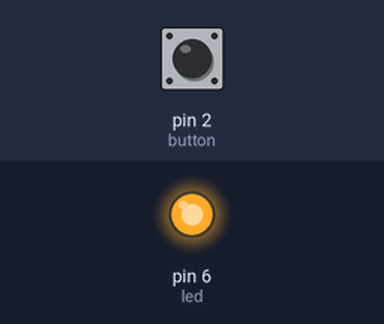
Simulated run of this sketch. Board: Arduino Uno, built with avr-gcc and run on an emulated ATmega328P. Parts: output pins drawn as LEDs (lit = HIGH). Inputs (shaded band) come from the test bench; at power-on: pin 2 (button) HIGH.

Above: at 1.2 s.
1.3 s: pin 2 (button) pulled LOW for 0.15 s
At 2.5 s:
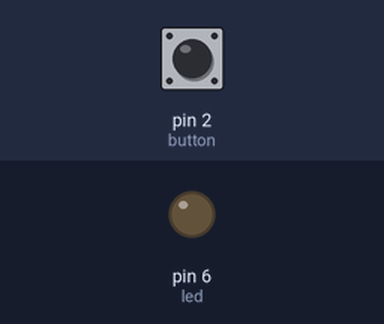
2.9 s: pin 2 (button) pulled LOW for 1 s
At 5.0 s:
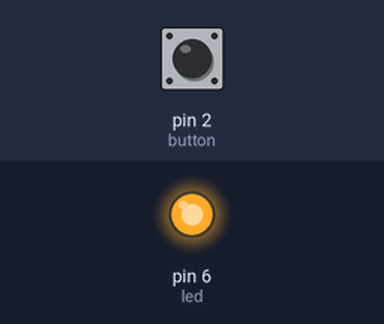
5.4 s: pin 2 (button) pulled LOW for 3.2 s
At 9.7 s:
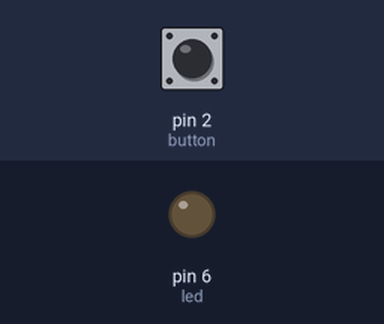
Timing chart, 0 to 11.2 s (numbered marks = the images above; inputs shaded):
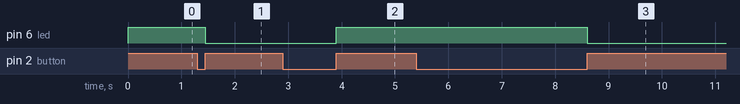

The sketch:

button.ino
```cpp
int led = 6;
int button = 2;
int ledState = 0;
int buttonState = 0;
int preButtonState = 0;

void setup() {
  pinMode(led, OUTPUT);
  pinMode(button, INPUT_PULLUP);
}

void loop() {
  buttonState = digitalRead(button);
  if(preButtonState == LOW && buttonState == HIGH){
    if(ledState == 0){
      digitalWrite(led, HIGH);
      ledState = 1;
      }
    else{
      digitalWrite(led, LOW);
      ledState = 0;
      }
    }
  preButtonState = buttonState;
}
```

Measured:
- after the input at 1.3 s, pin 6 (led): HIGH → LOW after 0.15 s
- after the input at 2.9 s, pin 6 (led): LOW → HIGH after 1.0 s
- after the input at 5.4 s, pin 6 (led): HIGH → LOW after 3.2 s
